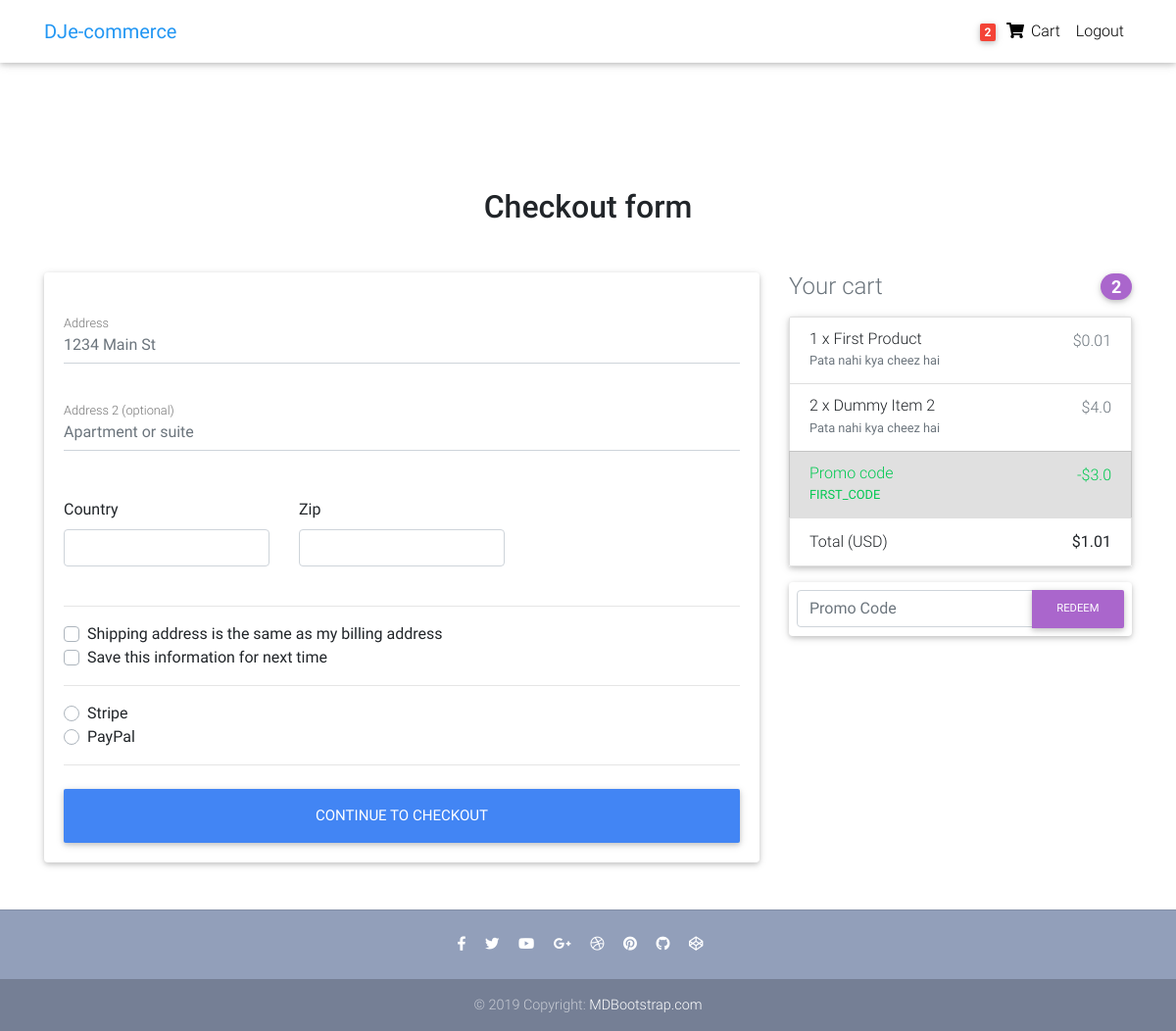
Screenshot of /checkout/ (signed in) with the database file from the repository.
### core/models.py (models this page shows, shortened)
class Order(models.Model):
	user = models.ForeignKey(settings.AUTH_USER_MODEL, on_delete=models.CASCADE)
	items = models.ManyToManyField(OrderItem)
	start_date = models.DateTimeField(auto_now_add=True)
	ordered_date = models.DateTimeField()
	ordered = models.BooleanField(default=False)
	reference_id = models.CharField(max_length=20)
	billing_address = models.ForeignKey('BillingAddress',
		on_delete=models.SET_NULL, blank=True, null=True)
	coupon = models.ForeignKey('Coupon',
		on_delete=models.SET_NULL, blank=True, null=True)
	being_delivered = models.BooleanField(default=False)
	received = models.BooleanField(default=False)
	refund_requested = models.BooleanField(default=False)
	refund_granted = models.BooleanField(default=False)
	def get_total(self):
		total = 0
		for order_item in self.items.all():
			total += order_item.get_final_price()
		if self.coupon:
			total -= self.coupon.amount
		return round(total, 2)

class OrderItem(models.Model):
	user = models.ForeignKey(settings.AUTH_USER_MODEL, on_delete=models.CASCADE)
	ordered = models.BooleanField(default=False)
	item = models.ForeignKey(Item, on_delete=models.CASCADE)
	quantity = models.IntegerField(default=1)
	def get_total_item_price(self):
		return self.quantity * self.item.price
	def get_total_discount_item_price(self):
		return self.quantity * self.item.discount_price
	def get_final_price(self):
		if self.item.discount_price:
			return self.get_total_discount_item_price()
		return self.get_total_item_price()

class Item(models.Model):
	title = models.CharField(max_length=100)
	price = models.FloatField()
	discount_price = models.FloatField(blank=True, null=True)
	category = models.CharField(choices=CATEGORY_CHOICES, max_length=2)
	label = models.CharField(choices=LABEL_CHOICES, max_length=1)
	slug = models.SlugField()
	description = models.TextField()
	image = models.ImageField()

class Coupon(models.Model):
	code = models.CharField(max_length=20)
	amount = models.FloatField()
	def __str__(self):
		return self.code

### core/views.py (the view, shortened to what this page needs)
# urls.py: path('checkout/', views.CheckoutView.as_view(), name="checkout"),
class CheckoutView(View):
	def get(self, *args, **kwargs):
		try:
			order = Order.objects.get(user=self.request.user, ordered=False)
			form = CheckoutForm()
			context = {
				'form': form,
				'couponform': CouponForm(),
				'order': order
			}
			return render(self.request, "checkout.html", context)
		except ObjectDoesNotExist:
			messages.error(self.request, "You do not have an active order.")
			return redirect('core:checkout')

### core/forms.py
class CheckoutForm(forms.Form):
	street_address = forms.CharField(widget=forms.TextInput(attrs={
		'placeholder': "1234 Main St",
		'class': "form-control"
	}))
	apartment_address = forms.CharField(required=False, widget=forms.TextInput(attrs={
		'placeholder': "Apartment or suite",
		'class': "form-control"
	}))
	country = CountryField(blank_label='(select country)').formfield(widget=CountrySelectWidget(attrs={
		'class': "custom-select d-block w-100"
	}))
	zip = forms.CharField(widget=forms.TextInput(attrs={
		'class': "form-control"
	}))
	same_shipping_address = forms.BooleanField(required=False)
	save_info = forms.BooleanField(required=False)
	payment_option = forms.ChoiceField(widget=forms.RadioSelect, choices=PAYMENT_CHOICES)

class CouponForm(forms.Form):
	code = forms.CharField(widget=forms.TextInput(attrs={
		'placeholder': "Promo Code",
		'class': "form-control",
		'aria-label': "Recipient's username",
		'aria-describedby': "basic-addon2"
		}))

### core/templatetags/cart_template_tags.py (called while the page is built)
@register.filter
def cart_item_count(user):
	if user.is_authenticated:
		qs = Order.objects.filter(user=user, ordered=False)
		if qs.exists():
			return qs[0].items.count()
	return 0

### templates/checkout.html (shortened to what this page needs)
{% extends "base.html" %}
{% load crispy_forms_tags %}
{% block content %}
  <main class="mt-5 pt-4">
    <div class="container wow fadeIn">
      <h2 class="my-5 h2 text-center">Checkout form</h2>
      <div class="row">
        <div class="col-md-8 mb-4">
          <div class="card">
            <form method="POST" class="card-body">
              <div class="row">
              </div>
              <div class="md-form mb-5">
                {{ form.street_address }}
                <label for="address" class="">Address</label>
              </div>
              <div class="md-form mb-5">
                {{ form.apartment_address }}
                <label for="address-2" class="">Address 2 (optional)</label>
              </div>
              <div class="row">
                <div class="col-lg-4 col-md-12 mb-4">
                  <label for="country">Country</label>
                  {{ form.country }}
                </div>
                <div class="col-lg-4 col-md-6 mb-4">
                  <label for="zip">Zip</label>
                  {{ form.zip }}
                </div>
              </div>
              <hr>
              <div class="custom-control custom-checkbox">
                <label class="custom-control-label" for="same-address">Shipping address is the same as my billing address</label>
              </div>
              <div class="custom-control custom-checkbox">
                <label class="custom-control-label" for="save-info">Save this information for next time</label>
              </div>
              <hr>
              <div class="d-block my-3">
                {% for value, name in form.fields.payment_option.choices %}
                <div class="custom-control custom-radio">
                  <label class="custom-control-label" for="{{ name }}">{{ name }}</label>
                </div>
                {% endfor %}
              </div>
              <hr class="mb-4">
              <button class="btn btn-primary btn-lg btn-block" type="submit">Continue to checkout</button>
            </form>
          </div>
        </div>
        <div class="col-md-4 mb-4">
        {% include "order-snippet.html" %}
        </div>
      </div>
    </div>
  </main>
{% endblock content %}

### templates/navbar.html (shortened to what this page needs)
{% load cart_template_tags %}
<nav class="navbar fixed-top navbar-expand-lg navbar-light white scrolling-navbar">
  <div class="container">
    <a class="navbar-brand waves-effect" href="/">
      <strong class="blue-text">DJe-commerce</strong>
    </a>
    <div class="collapse navbar-collapse" id="navbarSupportedContent">
      <ul class="navbar-nav nav-flex-icons">
        {% if request.user.is_authenticated %}
        <li class="nav-item">
          <a href="{% url 'core:order-summary' %}" class="nav-link waves-effect">
            {% if request.user|cart_item_count %}
            <span class="badge red z-depth-1 mr-1"> {{ request.user|cart_item_count }} </span>
            {% endif %}
            <i class="fas fa-shopping-cart"></i>
            <span class="clearfix d-none d-sm-inline-block"> Cart </span>
          </a>
        </li>
        <li class="nav-item">
          <a class="nav-link waves-effect" href="{% url 'account_logout' %}">
            <span class="clearfix d-none d-sm-inline-block"> Logout </span>
          </a>
        </li>
        {% endif %}
      </ul>
    </div>
  </div>
</nav>

### templates/order-snippet.html (shortened to what this page needs)
<h4 class="d-flex justify-content-between align-items-center mb-3">
  <span class="text-muted">Your cart</span>
  <span class="badge badge-secondary badge-pill">{{ order.items.count }}</span>
</h4>
<ul class="list-group mb-3 z-depth-1">
  {% for order_item in order.items.all %}
  <li class="list-group-item d-flex justify-content-between lh-condensed">
    <div>
      <h6 class="my-0">{{ order_item.quantity }} x {{ order_item.item.title }}</h6>
      <small class="text-muted">{{ order_item.item.description }}</small>
    </div>
    <span class="text-muted">${{ order_item.get_final_price }}</span>
  </li>
  {% endfor %}
  {% if order.coupon %}
  <li class="list-group-item d-flex justify-content-between bg-light">
    <div class="text-success">
      <h6 class="my-0">Promo code</h6>
      <small>{{ order.coupon }}</small>
    </div>
    <span class="text-success">-${{ order.coupon.amount }}</span>
  </li>
  {% endif %}
  <li class="list-group-item d-flex justify-content-between">
    <span>Total (USD)</span>
    <strong>${{ order.get_total }}</strong>
  </li>
</ul>
<form class="card p-2" action="{% url 'core:add-coupon' %}" method="POST">
  <div class="input-group">
    {{ couponform.code }}
    <div class="input-group-append">
      <button class="btn btn-secondary btn-md waves-effect m-0" type="submit">Redeem</button>
    </div>
  </div>
</form>

### templates/base.html (style rules this page uses)
html, body, header, .carousel { height: 60vh; }

### rows the page displays
Order: items.count "2", coupon "FIRST_CODE", coupon.amount "3.0", get_total "1.01"
OrderItem: quantity "1", item "First Product", item.description "Pata nahi kya cheez hai", get_final_price "0.01"
OrderItem: quantity "2", item "Dummy Item 2", item.description "Pata nahi kya cheez hai", get_final_price "4.0"

### other values shown
{{ request.user|cart_item_count }} "2"
{{ name }} "Stripe" "PayPal"
